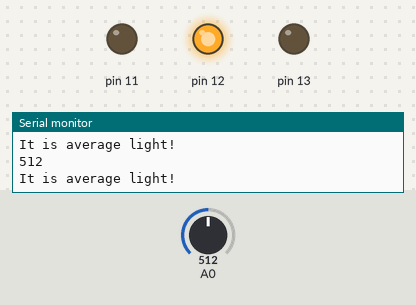
Bench run of a sketch on a simulated Arduino Uno, built with avr-gcc and run on an emulated ATmega328P. Shown: output pins drawn as LEDs (lit = HIGH), the last lines printed to the serial monitor. Inputs (shaded band) come from the test bench; at power-on: A0 = 512.

Above: at 1.8 s.
1.9 s: A0 set to 610
At 2.7 s:
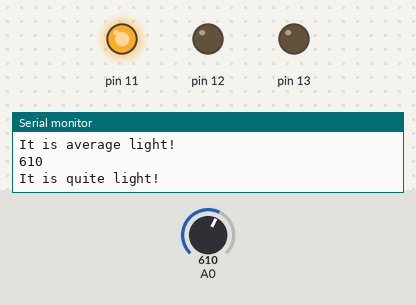
3.5 s: A0 set to 340
At 4.3 s:
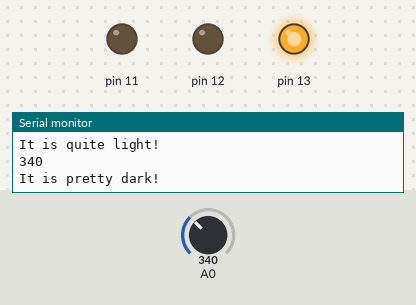
5.5 s: A0 set to 359
At 7.0 s:
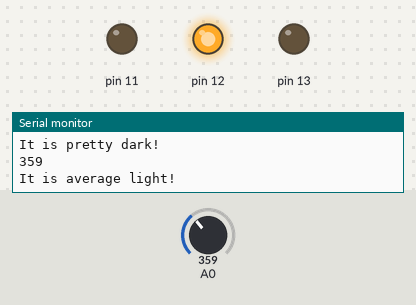
7.5 s: A0 set to 306
At 8.6 s:
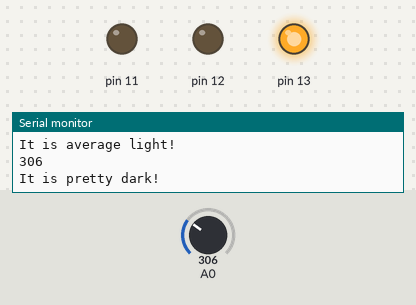
Timing chart, 0 to 10.5 s (numbered marks = the images above; inputs shaded):
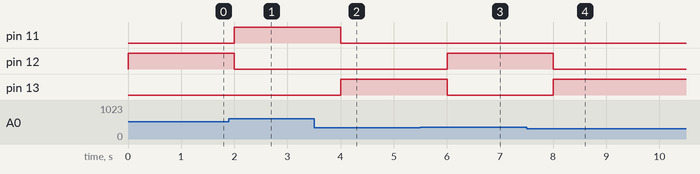

The sketch:

kod.ino
```cpp
int light = 0;

void setup() {

    Serial.begin(9600);
    pinMode(13, OUTPUT);
    pinMode(12, OUTPUT);
    pinMode(11, OUTPUT);
}

void loop() {

    light = analogRead(A0);

    Serial.println(light);

    if(light > 600) {
        Serial.println("It is quite light!");
        digitalWrite(13,LOW);
        digitalWrite(12,LOW);
        digitalWrite(11,HIGH);
    }
    else if(light > 350 && light < 600) {
        Serial.println("It is average light!");
       digitalWrite(13, LOW);
       digitalWrite(12,HIGH);
       digitalWrite(11,LOW);
    }
    else {
        Serial.println("It is pretty dark!");
        digitalWrite(13,HIGH);
        digitalWrite(12,LOW);
      digitalWrite(11,LOW);
    }
    delay(1000);
}
```

Measured:
- the behaviour switches between 350 and 351 on A0 (found by bisection; images 2 and 3)
- after the input at 1.9 s, pin 11: LOW → HIGH after 0.10 s; pin 12: HIGH → LOW after 0.10 s
- after the input at 3.5 s, pin 11: HIGH → LOW after 0.50 s; pin 13: LOW → HIGH after 0.50 s
- after the input at 5.5 s, pin 12: LOW → HIGH after 0.50 s; pin 13: HIGH → LOW after 0.50 s
- after the input at 7.5 s, pin 12: HIGH → LOW after 0.50 s; pin 13: LOW → HIGH after 0.50 s
